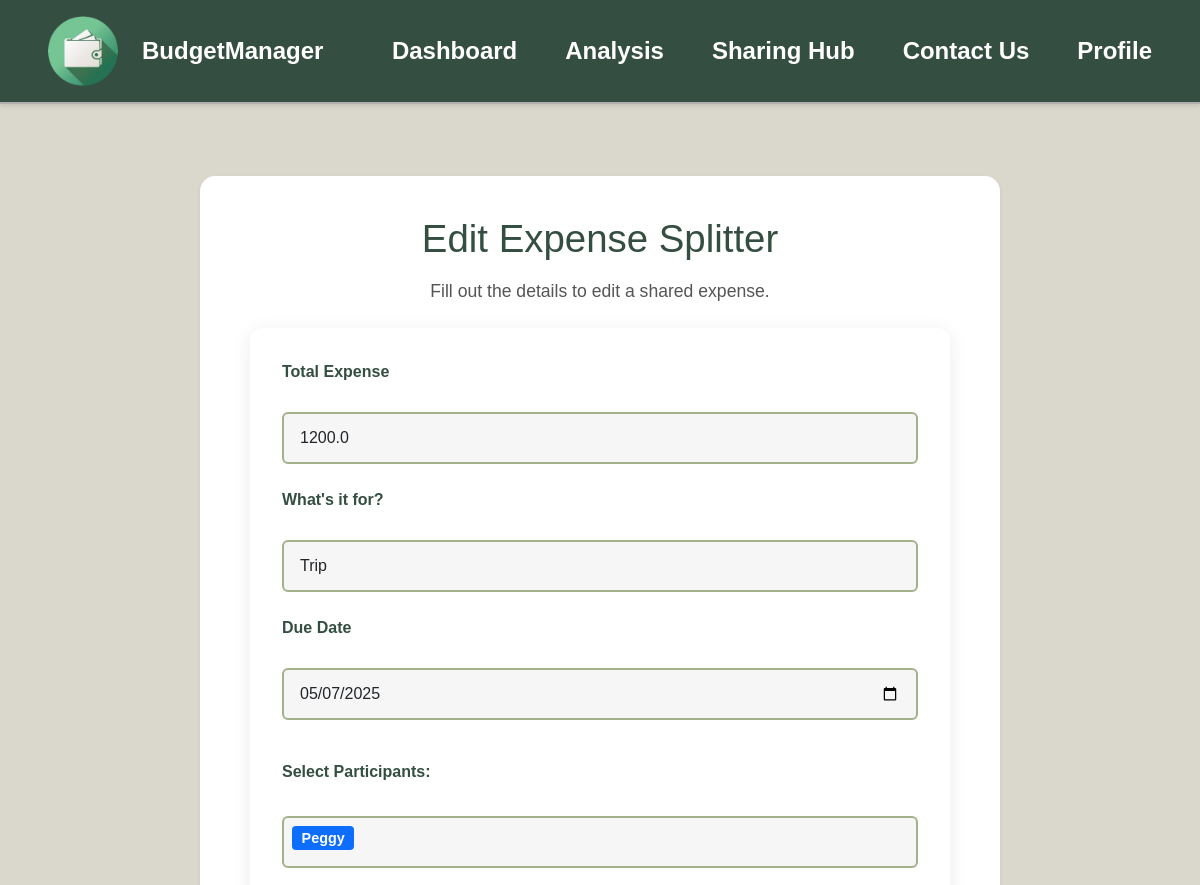
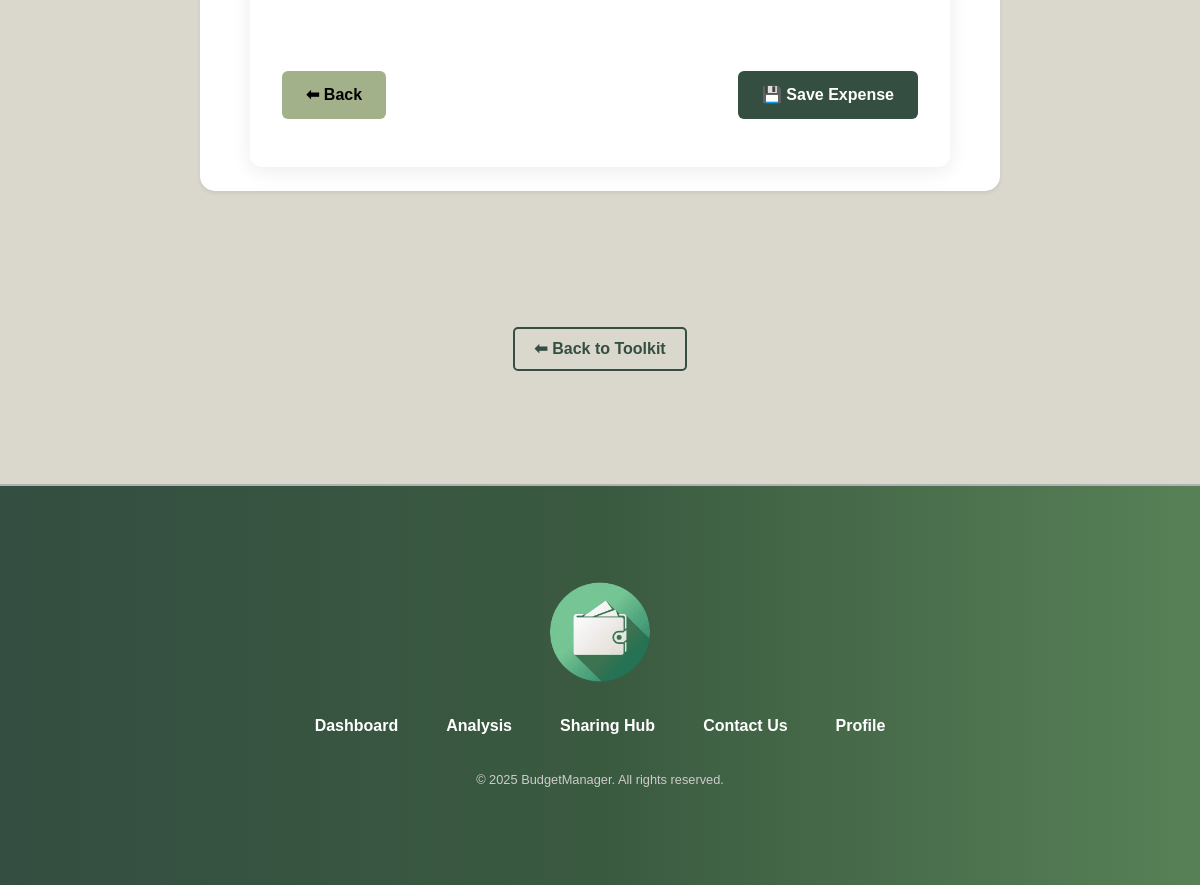
/expense-splitter/edit/1 (signed in), run on the app's committed database (2 pictures, top to bottom).
### models/Expense.py (models this page shows, shortened)
class Expense(db.Model):
    __tablename__ = 'expense'
    id = Column(Integer, primary_key=True)
    creator_id = Column(Integer, nullable=False)
    purpose = Column(String, nullable=False)
    total_amount = Column(Float, nullable=False)
    due_date = Column(Date, nullable=False)
    participants = relationship("ExpenseParticipant", back_populates="expense")

### models/user.py (models this page shows, shortened)
class User(db.Model):
    __tablename__ = 'users'
    id = db.Column(db.Integer, primary_key=True)
    name = db.Column(db.String(100), nullable=False)
    email = db.Column(db.String(100), unique=True, nullable=False)
    password_hash = db.Column(db.String(256), nullable=False)
    created_at = db.Column(db.DateTime, default=datetime.utcnow)

### app.py (the view, shortened to what this page needs)
@app.route('/expense-splitter/edit/<int:expense_id>', methods=['GET', 'POST'])
@login_required_custom
def edit_expense(expense_id):
    try:
        user_id = session.get('user_id')
        expense = Expense.query.get(expense_id)
        users = User.query.filter(User.id != user_id).all()
        participants = ExpenseParticipant.query.filter_by(expense_id=expense.id).all()
        participant_ids = [p.user_id for p in participants]
        return render_template('edit_expense.html', expense=expense, users=users, participant_ids=participant_ids)
    except Exception as e:
        flash(f"Error editing expense: {str(e)}", "danger")
        db.session.rollback()
        return redirect(url_for('expense_splitter'))

### app.py (called while the page is built)
def login_required_custom(f):
    @wraps(f)
    def decorated_function(*args, **kwargs):
        if 'user_id' not in session:
            flash('please login first', 'warning')
            return redirect(url_for('login'))
        return f(*args, **kwargs)
    return decorated_function

### templates/edit_expense.html (shortened to what this page needs)
{% extends "layout_user.html" %}
{% block styles %}
<link href="https://cdn.jsdelivr.net/npm/bootstrap@5.3.5/dist/css/bootstrap.min.css" rel="stylesheet">
<link rel="stylesheet" href="{{ url_for('static', filename='css/style.css') }}">
<link rel="stylesheet" href="{{ url_for('static', filename='css/analysis.css') }}">
<link rel="stylesheet" href="{{ url_for('static', filename='css/analysis_tools.css') }}">
{% endblock %}
{% block content %}
<div class="main-content-with-navbar">
    <section class="expense-splitter-section">
        <div class="expense-splitter-box p-4 shadow-sm">
            <h2 class="mb-3">Edit Expense Splitter</h2>
            <p class="mb-4">Fill out the details to edit a shared expense.</p>
            <form method="POST" action="{{ url_for('edit_expense', expense_id=expense.id) }}" class="expense-form">
                <label for="total_expense" class="form-label">Total Expense</label>
                <input type="number" id="total_expense" name="total_expense" class="form-control" value="{{ expense.total_amount if expense.total_amount is defined else '' }}" step="0.01" placeholder="$0.00" required>
                <label for="purpose" class="form-label">What's it for?</label>
                <input type="text" id="purpose" name="purpose" class="form-control" value="{{ expense.purpose if expense.purpose is defined else '' }}" placeholder="E.g., Dinner, Rent, Trip" required>
                <label for="due_date" class="form-label">Due Date</label>
                <input type="date" id="due_date" name="due_date" class="form-control"  value="{{ expense.due_date if expense.due_date is defined else '' }}" required>
                <label class="fw-bold mb-2 mt-3">Select Participants:</label>
                <div class="custom-multiselect" id="user-multiselect">
                    <div class="selected-tags" id="selected-tags">
                        {% for user in users %}
                        {% if user.id in participant_ids %}
                        <span class="tag badge bg-primary text-white" data-id="{{ user.id }}">{{ user.name }}</span>
                        {% endif %}
                        {% endfor %}
                    </div>
                </div>
                <div class="mt-4 d-flex justify-content-between">
                    <a href="{{ url_for('expense_splitter') }}" class="btn btn-secondary">⬅ Back</a>
                    <button type="submit" class="btn btn-primary ms-3">💾 Save Expense</button>
                </div>
            </form>
        </div>
    </section>
    <div style="display: flex; justify-content: center;" class="my-4">
        <a href="{{ url_for('analysis') }}" class="tool-button">⬅ Back to Toolkit</a>
    </div>
</div>
{% endblock %}

### static/css/style.css (style rules this page uses)
body, h1, ul, li, a { margin: 0; padding: 0; list-style: none; text-decoration: none; color: inherit; }
body { font-family: 'Arial', sans-serif; background-color: #DAD7CD; color: #000; display: flex; flex-direction: column; }
body, html { scroll-behavior: smooth; height: 100%; }

### static/css/analysis.css (style rules this page uses)
.main-content-with-navbar { margin-top: 7rem; margin-bottom: 7rem; }
.tool-button { display: inline-block; margin-top: 3rem; padding: 0.5rem 1.2rem; border: 2px solid #344E41; background-color: transparent; color: #344E41; font-weight: bold; text-decoration: none; border-radius: 5px; transition: all 0.3s ease; }

### static/css/analysis_tools.css (style rules this page uses)
.btn-primary, .btn-secondary { display: inline-block; padding: 0.75rem 1.5rem; margin: 1rem 0; font-size: 1rem; font-weight: bold; border-radius: 6px; text-decoration: none; transition: all 0.3s ease; }
.btn-primary { background-color: #344E41; color: #fff; border: none; }
.btn-secondary { background-color: #A3B18A; color: #000; border: none; }
.custom-multiselect { border: 2px solid #A3B18A; border-radius: 6px; padding: 0.5rem; background-color: #f6f6f6; position: relative; cursor: pointer; }
.selected-tags { display: flex; flex-wrap: wrap; gap: 0.5rem; padding-bottom: 0.5rem; }
.selected-tags .tag { background-color: #344E41; color: white; padding: 0.3rem 0.6rem; border-radius: 4px; font-size: 0.9rem; cursor: pointer; }
.expense-splitter-section { background-color: #DAD7CD; padding: 4rem 1rem; display: flex; justify-content: center; }
.expense-splitter-box { background: #fff; padding: 3rem; border-radius: 15px; box-shadow: 0 8px 30px rgba(0, 0, 0, 0.1); max-width: 800px; width: 100%; text-align: center; }
.expense-splitter-box h2 { font-size: 2.4rem; color: #344E41; margin-top: 1rem; margin-bottom: 0.5rem; }
.expense-splitter-box p { font-size: 1.1rem; margin-bottom: 2rem; color: #555; }
.badge { font-size: 0.9rem; padding: 0.4em 0.6em; }
.expense-form { margin-top: 1rem; padding: 2rem; background-color: #ffffff; border-radius: 12px; box-shadow: 0 4px 20px rgba(0, 0, 0, 0.08); max-width: 700px; margin-left: auto; margin-right: auto; display: flex; flex-direction: column; gap: 1.5rem; }
.expense-form input[type="text"], .expense-form input[type="number"], .expense-form input[type="date"], .expense-form input[type="email"], .expense-form select { padding: 0.75rem 1rem; border: 2px solid #A3B18A; border-radius: 6px; font-size: 1rem; width: 100%; background-color: #f6f6f6; transition: border-color 0.3s ease; }
.expense-form label { font-weight: 600; color: #344E41; }
.expense-form .btn-secondary { background-color: #A3B18A; color: #000; font-weight: bold; padding: 0.75rem 1.5rem; border: none; border-radius: 6px; transition: background-color 0.3s ease, color 0.3s ease; }
.expense-form label { margin-bottom: 0rem; text-align: left; }
.expense-form label { margin-bottom: 0.25rem; text-align: left; }

### data on the page
Expense: total_expense "1200.0", purpose "Trip", due_date "05/07/2025"
User: name "Peggy"
